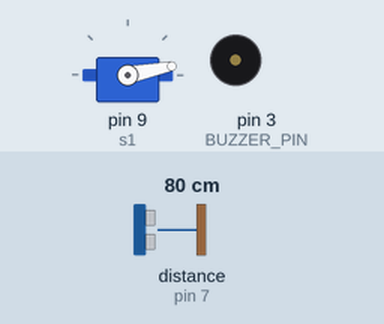
Recording of a sketch running on a simulated Arduino Uno, built with avr-gcc and run on an emulated ATmega328P. Shown: servo, buzzer (waves = sounding, pin HIGH). Wiring (inferred from the names in the program): ultrasonic range finder: trigger pin 6; echo pin 7. The inputs (shaded band) are chosen by the test bench; at power-on: distance to the obstacle (sensor on pin 7) 80 cm. The echo pulse lasts 58.3 µs per cm; pins used as bus, display or sensor lines are not drawn.

Above: at 1.2 s.
1.3 s: distance to the obstacle (sensor on pin 7) set to 55 cm
4.3 s: distance to the obstacle (sensor on pin 7) set to 46 cm
At 4.53 s:
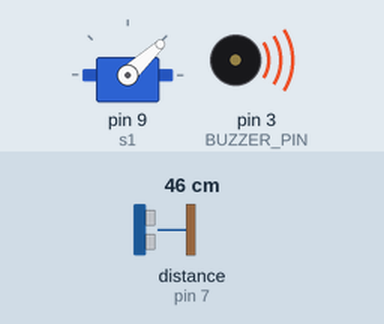
7.3 s: distance to the obstacle (sensor on pin 7) set to 60 cm
At 9.48 s:
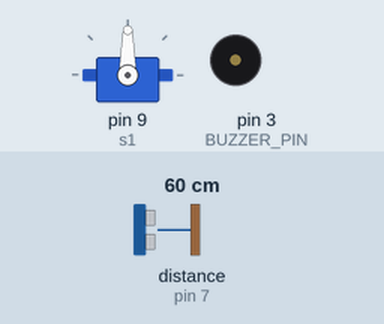
10.3 s: distance to the obstacle (sensor on pin 7) set to 2 cm
At 10.46 s:
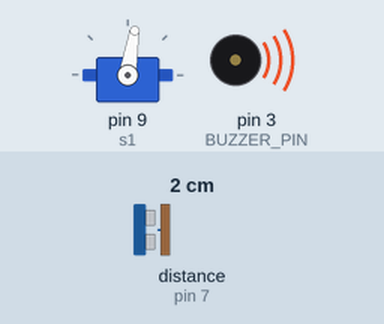
Timing chart, 0 to 20.3 s (numbered marks = the images above; inputs shaded):
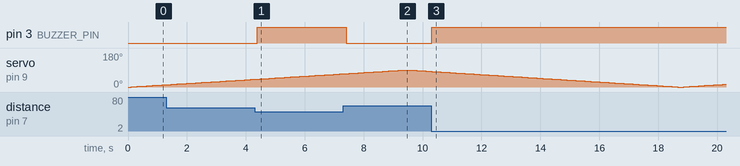

Measured:
- the behaviour switches between 51 and 50 cm on distance to the obstacle (sensor on pin 7) (found by bisection; images 0 and 1)
- after the input at 4.3 s, pin 3 (BUZZER_PIN): LOW → HIGH after 0.08 s
- after the input at 7.3 s, pin 3 (BUZZER_PIN): HIGH → LOW after 0.11 s
- after the input at 10.3 s, pin 3 (BUZZER_PIN): LOW → HIGH at once

The sketch:

servo_motor.ino
```cpp
// constants won't change
const int TRIG_PIN = 6;             // Arduino pin connected to Ultrasonic Sensor's TRIG pin
const int ECHO_PIN = 7;             // Arduino pin connected to Ultrasonic Sensor's ECHO pin
const int BUZZER_PIN = 3;           // Arduino pin connected to Piezo Buzzer's pin
const int DISTANCE_THRESHOLD = 50;  // centimeters

// variables will change:
float duration_us, distance_cm;

#include <Servo.h>
Servo s1;

const int Tx = 1;
const int Rx = 0;
#include<SoftwareSerial.h>
SoftwareSerial bluetooth(Tx, Rx);

void setup() {
  // Serial.begin (9600);         // initialize serial port
  bluetooth.begin (9600);
  pinMode(TRIG_PIN, OUTPUT);    // set arduino pin to output mode
  pinMode(ECHO_PIN, INPUT);     // set arduino pin to input mode
  pinMode(BUZZER_PIN, OUTPUT);  // set arduino pin to output mode
  // put your setup code here, to run once:
  s1.attach(9);
}

void loop() {

  for (int angle = 0; angle <=90 ; angle++) {
    s1.write(angle);
    // generate 10-microsecond pulse to TRIG pin
    digitalWrite(TRIG_PIN, HIGH);
    delayMicroseconds(10);
    digitalWrite(TRIG_PIN, LOW);
    // measure duration of pulse from ECHO pin
    duration_us = pulseIn(ECHO_PIN, HIGH);
    // calculate the distance
    distance_cm = 0.017 * duration_us;
    if (distance_cm < DISTANCE_THRESHOLD) {
      digitalWrite(BUZZER_PIN, HIGH);  // turn on Piezo Buzzer
      bluetooth.write("A");
    } else {
      digitalWrite(BUZZER_PIN, LOW);  // turn off Piezo Buzzer
    }
    delay(100);  // Adjust this delay to control the speed of rotation
  }

  // // Rotate anti-clockwise
  for (int angle = 90; angle >= 0; angle--) {
    s1.write(angle);
    // generate 10-microsecond pulse to TRIG pin
    digitalWrite(TRIG_PIN, HIGH);
    delayMicroseconds(10);
    digitalWrite(TRIG_PIN, LOW);
    // measure duration of pulse from ECHO pin
    duration_us = pulseIn(ECHO_PIN, HIGH);
    // calculate the distance
    distance_cm = 0.017 * duration_us;
    if (distance_cm < DISTANCE_THRESHOLD) {
      digitalWrite(BUZZER_PIN, HIGH);  // turn on Piezo Buzzer
      bluetooth.write("A");
    } else {
      digitalWrite(BUZZER_PIN, LOW);  // turn off Piezo Buzzer
    }
    delay(100);  // Adjust this delay to control the speed of rotation
  }
}
```
